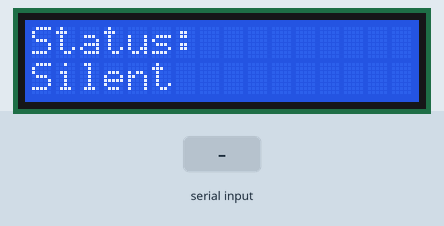
Bench run of a sketch on a simulated Arduino Zero (SAMD21). Parts: 16×2 character LCD. Inputs (shaded band) come from the test bench.

Above: at 1.2 s.
1.3 s: "1" received over Serial
At 2.0 s:
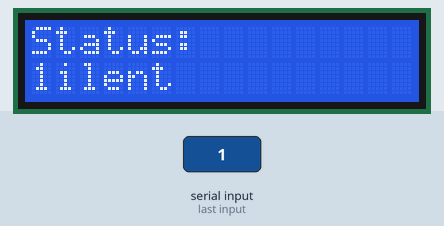
3.8 s: "0" received over Serial
At 4.6 s:
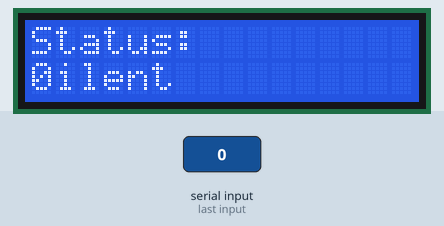
6.3 s: "2" received over Serial
At 7.1 s:
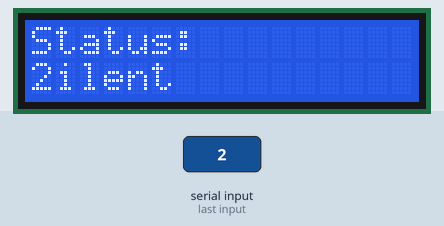
Timing chart, 0 to 9.3 s (numbered marks = the images above; inputs shaded):
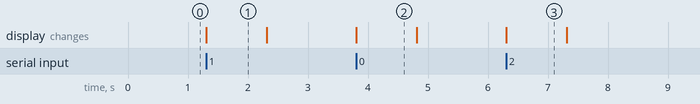

Measured:
- after the input at 1.3 s, the display: changes at once (image 1)
- after the input at 3.8 s, the display: changes at once (image 2)
- after the input at 6.3 s, the display: changes at once (image 3)
- what the display in image 1 shows lasts 1.0 s, from 1.3 s to 2.3 s

The sketch:

serial.ino
```cpp
#include <Wire.h>
#include <LiquidCrystal_I2C.h>

LiquidCrystal_I2C lcd(0x3f,16,2);

void setup() {
  Serial.begin(9600);
  SerialUSB.begin(9600);

  lcd.init();
  lcd.backlight();
  lcd.print("Status:");
}

void loop() {
  while(SerialUSB.available() > 0){
    lcd.setCursor(0, 1);
    char message = (char)SerialUSB.read();
    lcd.print(message);
    delay(1000);
    SerialUSB.flush();
  }

  lcd.setCursor(0, 1);
  lcd.print("Silent");

  SerialUSB.flush();
}
```
